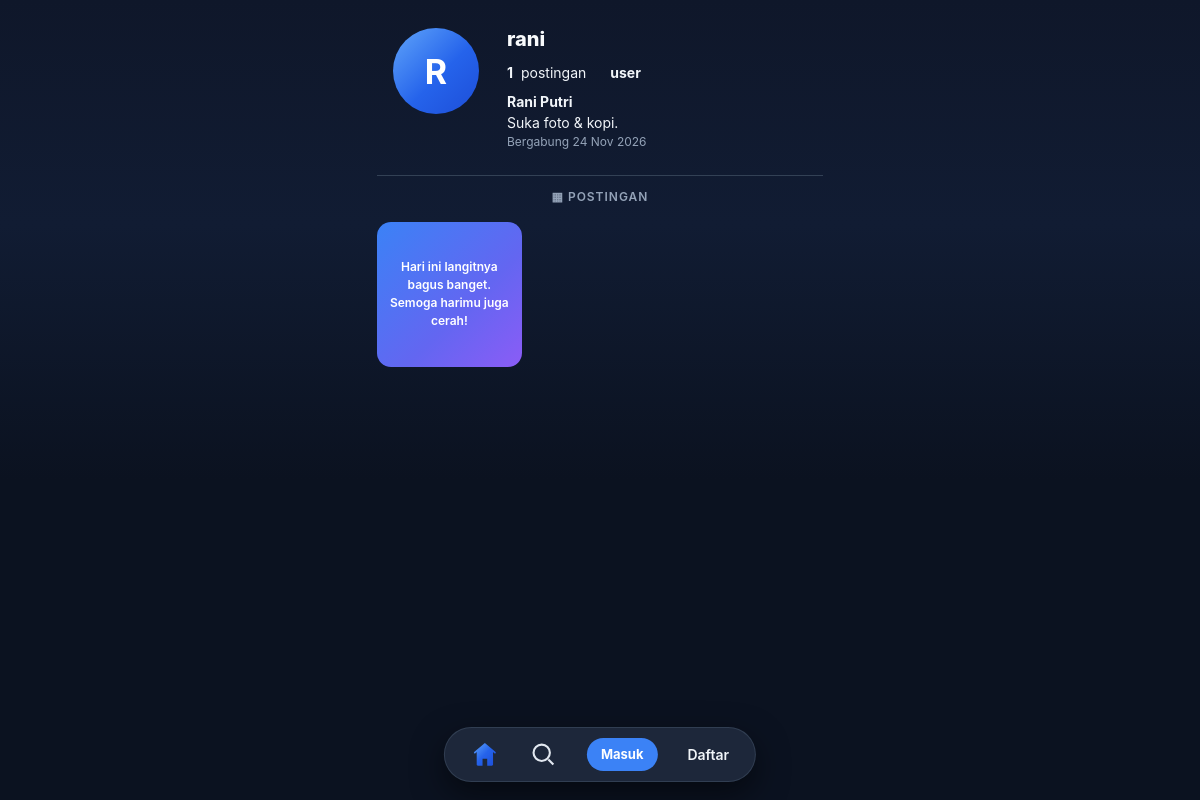
/profile.php?u=rani, run on an earlier commit of the app's database.
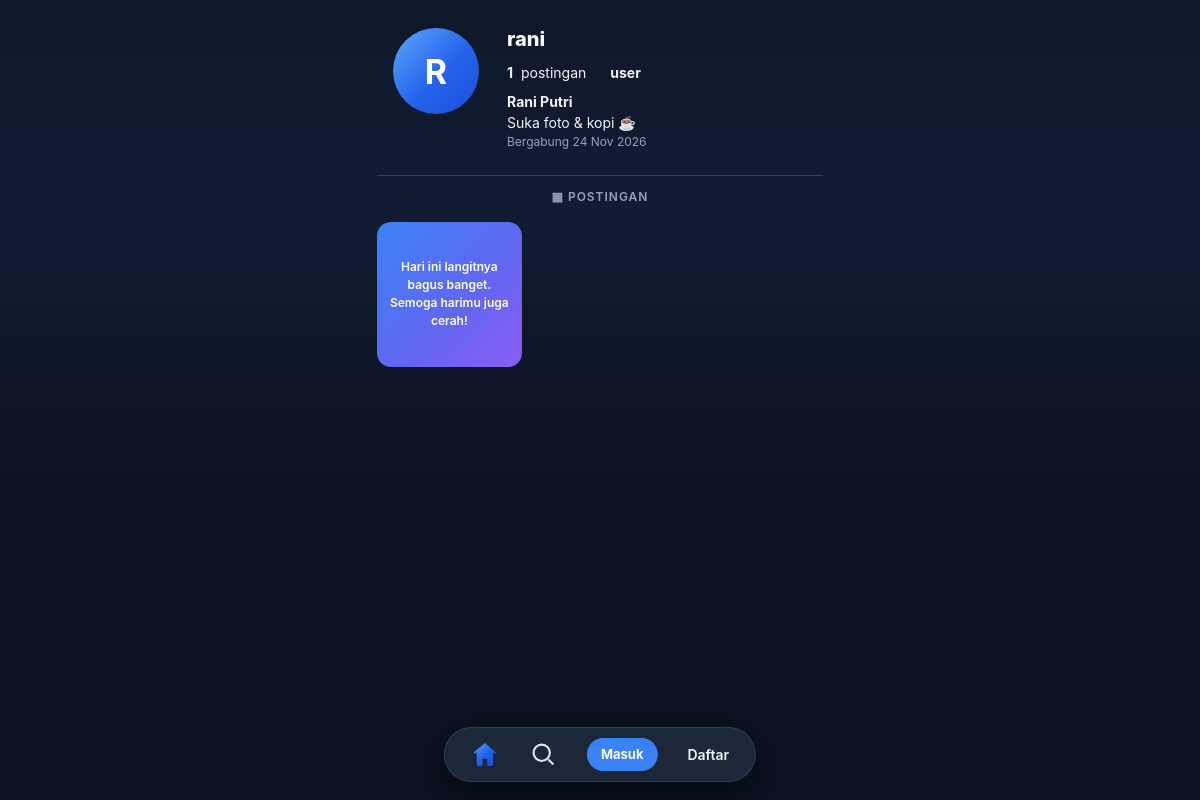
And on a later commit of the database.
### tables this page shows
CREATE TABLE IF NOT EXISTS users (
  id INT UNSIGNED AUTO_INCREMENT PRIMARY KEY,
  name VARCHAR(100) NOT NULL,
  username VARCHAR(50) NOT NULL UNIQUE,
  email VARCHAR(150) NOT NULL UNIQUE,
  password VARCHAR(255) NOT NULL,
  bio VARCHAR(255) DEFAULT NULL,
  avatar VARCHAR(255) DEFAULT NULL,
  role ENUM('user','admin') NOT NULL DEFAULT 'user',
  created_at TIMESTAMP DEFAULT CURRENT_TIMESTAMP
);

### includes/functions.php (called while the page is built, shortened)
<?php
function e($str) {
    return htmlspecialchars((string) $str, ENT_QUOTES, 'UTF-8');
}
function excerpt(string $s, int $len): string {
    $strlen = function_exists('mb_strlen') ? mb_strlen($s) : strlen($s);
    if ($strlen <= $len) return $s;
    $substr = function_exists('mb_substr')
        ? function ($str, $start, $l) { return mb_substr($str, $start, $l); }
        : function ($str, $start, $l) { return substr($str, $start, $l); };
    $cut = $substr($s, 0, $len);
    return $cut . '…';
}

### profile.php (the view, shortened to what this page needs)
<?php
require_once __DIR__ . '/config.php';
$username = $_GET['u'] ?? '';
$stmt = $pdo->prepare('SELECT id, name, username, email, bio, role, created_at FROM users WHERE username = ?');
$stmt->execute([$username]);
$profile = $stmt->fetch();
$stmt = $pdo->prepare('
    SELECT p.*, (SELECT COUNT(*) FROM likes WHERE post_id = p.id) AS like_count,
           (SELECT COUNT(*) FROM comments WHERE post_id = p.id) AS comment_count
    FROM posts p WHERE p.user_id = ? ORDER BY p.created_at DESC');
$stmt->execute([$profile['id']]);
$posts = $stmt->fetchAll();
include __DIR__ . '/includes/header.php';
?>
<div class="container wide" style="padding:0">
  <div class="profile-head">
    <div class="avatar lg"><?= e(strtoupper(substr($profile['name'], 0, 1))) ?></div>
    <div class="profile-info">
      <h1><?= e($profile['username']) ?></h1>
      <div class="profile-stats">
        <span><b><?= count($posts) ?></b> postingan</span>
        <span><b><?= e($profile['role']) ?></b></span>
      </div>
      <p><b><?= e($profile['name']) ?></b></p>
      <p><?= e($profile['bio'] ?: 'Belum ada bio.') ?></p>
      <p class="muted">Bergabung <?= e(date('d M Y', strtotime($profile['created_at']))) ?></p>
    </div>
  </div>
  <hr style="border:none;border-top:1px solid var(--border)">
  <p style="text-align:center;padding:12px 0 0;font-weight:600;letter-spacing:1px;font-size:12px;color:var(--muted)">▦ POSTINGAN</p>
  <div class="profile-grid">
    <?php foreach ($posts as $p): ?>
      <a href="post.php?id=<?= (int)$p['id'] ?>" title="<?= e(substr($p['content'], 0, 60)) ?>">
        <?php if ($p['image']): ?>
          <img src="uploads/<?= e($p['image']) ?>" alt="Foto postingan">
        <?php else: ?>
          <div class="grid-text"><?= e(excerpt($p['content'], 80)) ?></div>
        <?php endif; ?>
      </a>
    <?php endforeach; ?>
  </div>
</div>
<?php include __DIR__ . '/includes/footer.php'; ?>

What changed in the data, as far as the page shows it:
changed users "rani": bio "Suka foto & kopi." → "Suka foto & kopi ☕"
